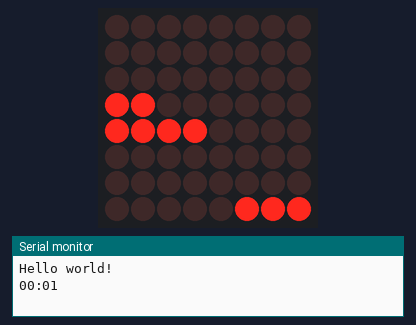
The sketch below on a simulated Arduino Nano, built with avr-gcc and run on an emulated ATmega328P. Shown: 8×8 LED matrix, the last lines printed to the serial monitor.

Above: at 0.1 s.
At 3.6 s:
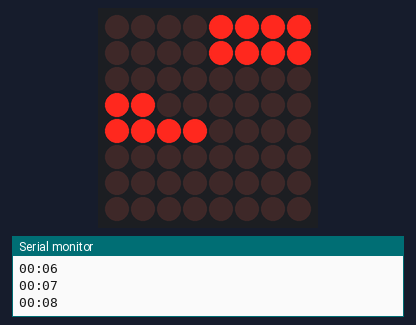
At 8.6 s:
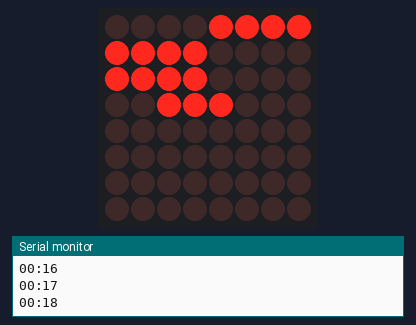
At 13.6 s:
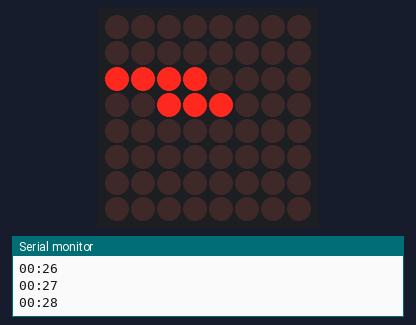
At 18.6 s:
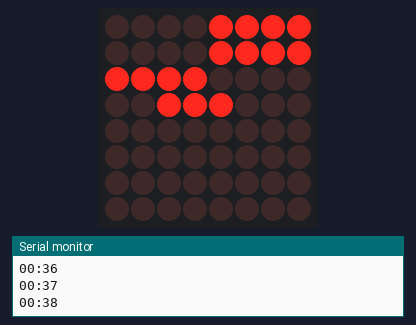
At 36.2 s:
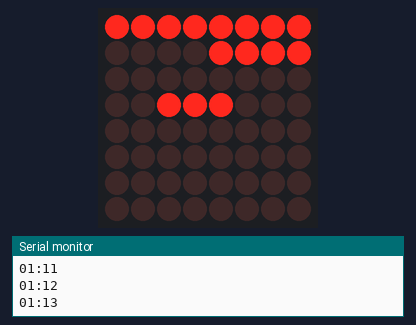

Measured:
- what the display in image 1 shows lasts 2.5 s, from 3.5 s to 6.0 s

The sketch:

miniwordclock.ino
```cpp
#include <stdio.h>

#include "LedControl.h"
#include "Arduino.h"

#include "wordclock.c"

// data, clock, cs
LedControl led(4, 2, 3, 1);

void setup(void)
{
    Serial.begin(115200);
    Serial.println("Hello world!");

    led.shutdown(0, false);
    led.setIntensity(0, 15);
    led.clearDisplay(0);
}

uint8_t matrix[8];

void loop(void)
{
    static int h = 0;
    static int m = 0;

    // update time
    m++;
    if (m >= 60) {
        m = 0;
        h++;
        if (h > 23) {
            h = 0;
        }
    }

    // calculate it
    memset(matrix, 0, sizeof(matrix));
    fill(matrix, h, m);
    int i;
    for (i = 0; i < 8; i++) {
        led.setRow(0, i, matrix[i]);
    }

    char buf[16];
    sprintf(buf, "%02d:%02d", h, m);
    Serial.println(buf);

    delay(500);
}
```

wordclock.c
```cpp
#include <stdio.h>
#include <stdbool.h>
#include <stdlib.h>
#include <string.h>
#include <stdint.h>


const char letters[][9] = {
    "VIJFTIEN",
    "VOOROVER",
    "HALF*ZES",
    "TWEENVEN",
    "AALFDRIE",
    "VIERVIJF",
    "TIENEGEN",
    "ACHT*UUR"
};

const uint8_t VIJF[8] = { 0b11110000, 0, 0, 0, 0, 0, 0, 0 };
const uint8_t TIEN[8] = { 0b00001111, 0, 0, 0, 0, 0, 0, 0 };
const uint8_t VIJFTIEN[8] = { 0b11111111, 0, 0, 0, 0, 0, 0, 0 };
const uint8_t VOOR[8] = { 0, 0b11110000, 0, 0, 0, 0, 0, 0 };
const uint8_t OVER[8] = { 0, 0b00001111, 0, 0, 0, 0, 0, 0 };
const uint8_t HALF[8] = { 0, 0, 0b11110000, 0, 0, 0, 0, 0 };
const uint8_t UUR[8] = { 0, 0, 0, 0, 0, 0, 0, 0b00000111 };

const uint8_t hours[][8] = {
    {0, 0, 0b00000000, 0b11000000, 0b11110000, 0b00000000, 0b00000000, 0b00000000},       // 12
    {0, 0, 0b00000000, 0b00111000, 0b00000000, 0b00000000, 0b00000000, 0b00000000},       // 1
    {0, 0, 0b00000000, 0b11110000, 0b00000000, 0b00000000, 0b00000000, 0b00000000},       // 2
    {0, 0, 0b00000000, 0b00000000, 0b00001111, 0b00000000, 0b00000000, 0b00000000},       // 3
    {0, 0, 0b00000000, 0b00000000, 0b00000000, 0b11110000, 0b00000000, 0b00000000},       // 4
    {0, 0, 0b00000000, 0b00000000, 0b00000000, 0b00001111, 0b00000000, 0b00000000},       // 5
    {0, 0, 0b00000111, 0b00000000, 0b00000000, 0b00000000, 0b00000000, 0b00000000},       // 6
    {0, 0, 0b00000110, 0b00000111, 0b00000000, 0b00000000, 0b00000000, 0b00000000},       // 7
    {0, 0, 0b00000000, 0b00000000, 0b00000000, 0b00000000, 0b00000000, 0b11110000},       // 8
    {0, 0, 0b00000000, 0b00000000, 0b00000000, 0b00000000, 0b00011111, 0b00000000},       // 9
    {0, 0, 0b00000000, 0b00000000, 0b00000000, 0b00000000, 0b11110000, 0b00000000},       // 10
    {0, 0, 0b00000000, 0b00100000, 0b00110000, 0b00000000, 0b00000000, 0b00000000}        // 11
};

void add(uint8_t matrix[8], const uint8_t letter[8])
{
    int y;
    for (y = 0; y < 8; y++) {
        matrix[y] |= letter[y];
    }
}

void render(uint8_t matrix[8])
{
    int x, y;
    for (y = 0; y < 8; y++) {
        uint8_t l = matrix[y];
        uint8_t m = 0x80;
        for (x = 0; x < 8; x++) {
            if ((l & m) != 0) {
                printf("%c", letters[y][x]);
            } else {
                printf(".");
            }
            m = m >> 1;
        }
        printf("\n");
    }
}

void fill(uint8_t matrix[], int h, int m)
{
    const uint8_t *hour = hours[h];
    const uint8_t *next = hours[(h + 1) % 12];

    if (m < 3) {
        add(matrix, hour);
        add(matrix, UUR);
    } else if (m < 8) {
        add(matrix, VIJF);
        add(matrix, OVER);
        add(matrix, hour);
    } else if (m < 13) {
        add(matrix, TIEN);
        add(matrix, OVER);
        add(matrix, hour);
    } else if (m < 18) {
        add(matrix, VIJF);
        add(matrix, TIEN);
        add(matrix, OVER);
        add(matrix, hour);
    } else if (m < 23) {
        add(matrix, TIEN);
        add(matrix, VOOR);
        add(matrix, HALF);
        add(matrix, next);
    } else if (m < 28) {
        add(matrix, VIJF);
        add(matrix, VOOR);
        add(matrix, HALF);
        add(matrix, next);
    } else if (m < 33) {
        add(matrix, HALF);
        add(matrix, next);
    } else if (m < 38) {
        add(matrix, VIJF);
        add(matrix, OVER);
        add(matrix, HALF);
        add(matrix, next);
    } else if (m < 43) {
        add(matrix, TIEN);
        add(matrix, OVER);
        add(matrix, HALF);
        add(matrix, next);
    } else if (m < 48) {
        add(matrix, VIJF);
        add(matrix, TIEN);
        add(matrix, VOOR);
        add(matrix, next);
    } else if (m < 53) {
        add(matrix, TIEN);
        add(matrix, VOOR);
        add(matrix, next);
    } else if (m < 58) {
        add(matrix, VIJF);
        add(matrix, VOOR);
        add(matrix, next);
    } else {
        add(matrix, next);
        add(matrix, UUR);
    }
}
```
